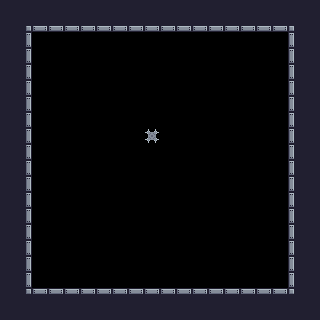

A level layout from a 2D game, rendered from its tile map. Below: a short description, then the map file with its tile-grid data intact:
An orthogonal 20x20 tile map with 16x16 px tiles, 1 tile layer (Tile Layer 1) and 26 objects (23x Attachable, Controllable, Pushable, Victory).

<map version="1.9" tiledversion="1.9.0" orientation="orthogonal" renderorder="right-down" width="20" height="20" tilewidth="16" tileheight="16" infinite="0" nextlayerid="4" nextobjectid="42">
 <tileset firstgid="1" source="../tilesets/default_tileset.tsx" />
 <layer id="1" name="Tile Layer 1" width="20" height="20">
  <data encoding="csv">
18,18,18,18,18,18,18,18,18,18,18,18,18,18,18,18,18,18,18,18,
18,4,34,34,34,34,34,34,34,34,34,34,34,34,34,34,34,34,5,18,
18,19,0,0,0,0,0,0,0,0,0,0,0,0,0,0,0,0,17,18,
18,19,0,0,0,0,0,0,0,0,0,0,0,0,0,0,0,0,17,18,
18,19,0,0,0,0,0,0,0,0,0,0,0,0,0,0,0,0,17,18,
18,19,0,0,0,0,0,0,0,0,0,0,0,0,0,0,0,0,17,18,
18,19,0,0,0,0,0,0,0,0,0,0,0,0,0,0,0,0,17,18,
18,19,0,0,0,0,0,0,0,0,0,0,0,0,0,0,0,0,17,18,
18,19,0,0,0,0,0,0,0,8,0,0,0,0,0,0,0,0,17,18,
18,19,0,0,0,0,0,0,0,0,0,0,0,0,0,0,0,0,17,18,
18,19,0,0,0,0,0,0,0,0,0,0,0,0,0,0,0,0,17,18,
18,19,0,0,0,0,0,0,0,0,0,0,0,0,0,0,0,0,17,18,
18,19,0,0,0,0,0,0,0,0,0,0,0,0,0,0,0,0,17,18,
18,19,0,0,0,0,0,0,0,0,0,0,0,0,0,0,0,0,17,18,
18,19,0,0,0,0,0,0,0,0,0,0,0,0,0,0,0,0,17,18,
18,19,0,0,0,0,0,0,0,0,0,0,0,0,0,0,0,0,17,18,
18,19,0,0,0,0,0,0,0,0,0,0,0,0,0,0,0,0,17,18,
18,19,0,0,0,0,0,0,0,0,0,0,0,0,0,0,0,0,17,18,
18,20,2,2,2,2,2,2,2,2,2,2,2,2,2,2,2,2,21,18,
18,18,18,18,18,18,18,18,18,18,18,18,18,18,18,18,18,18,18,18
</data>
 </layer>
 <objectgroup id="2" name="Object Layer 1" opacity="0.5">
  <object id="4" name="Controllable" gid="256" x="144" y="192" width="16" height="16">
   <properties>
    <property name="sprite" value="player" />
    <property name="type" value="controllable" />
   </properties>
  </object>
  <object id="10" name="Attachable" gid="255" x="160" y="192" width="16" height="16">
   <properties>
    <property name="sprite" value="attachable" />
    <property name="type" value="attachable" />
   </properties>
  </object>
  <object id="14" name="Pushable" gid="254" x="144" y="160" width="16" height="16">
   <properties>
    <property name="sprite" value="crate" />
    <property name="type" value="pushable" />
   </properties>
  </object>
  <object id="17" name="Victory" gid="253" x="144" y="128" width="16" height="16">
   <properties>
    <property name="sprite" value="cake" />
    <property name="type" value="victory" />
   </properties>
  </object>
  <object id="19" name="Attachable" gid="255" x="128" y="192" width="16" height="16">
   <properties>
    <property name="sprite" value="attachable" />
    <property name="type" value="attachable" />
   </properties>
  </object>
  <object id="20" name="Attachable" gid="255" x="112" y="192" width="16" height="16">
   <properties>
    <property name="sprite" value="attachable" />
    <property name="type" value="attachable" />
   </properties>
  </object>
  <object id="21" name="Attachable" gid="255" x="176" y="192" width="16" height="16">
   <properties>
    <property name="sprite" value="attachable" />
    <property name="type" value="attachable" />
   </properties>
  </object>
  <object id="22" name="Attachable" gid="255" x="192" y="192" width="16" height="16">
   <properties>
    <property name="sprite" value="attachable" />
    <property name="type" value="attachable" />
   </properties>
  </object>
  <object id="23" name="Attachable" gid="255" x="96" y="192" width="16" height="16">
   <properties>
    <property name="sprite" value="attachable" />
    <property name="type" value="attachable" />
   </properties>
  </object>
  <object id="24" name="Attachable" gid="255" x="96" y="176" width="16" height="16">
   <properties>
    <property name="sprite" value="attachable" />
    <property name="type" value="attachable" />
   </properties>
  </object>
  <object id="25" name="Attachable" gid="255" x="96" y="160" width="16" height="16">
   <properties>
    <property name="sprite" value="attachable" />
    <property name="type" value="attachable" />
   </properties>
  </object>
  <object id="26" name="Attachable" gid="255" x="96" y="144" width="16" height="16">
   <properties>
    <property name="sprite" value="attachable" />
    <property name="type" value="attachable" />
   </properties>
  </object>
  <object id="27" name="Attachable" gid="255" x="96" y="128" width="16" height="16">
   <properties>
    <property name="sprite" value="attachable" />
    <property name="type" value="attachable" />
   </properties>
  </object>
  <object id="28" name="Attachable" gid="255" x="96" y="112" width="16" height="16">
   <properties>
    <property name="sprite" value="attachable" />
    <property name="type" value="attachable" />
   </properties>
  </object>
  <object id="29" name="Attachable" gid="255" x="192" y="176" width="16" height="16">
   <properties>
    <property name="sprite" value="attachable" />
    <property name="type" value="attachable" />
   </properties>
  </object>
  <object id="30" name="Attachable" gid="255" x="192" y="160" width="16" height="16">
   <properties>
    <property name="sprite" value="attachable" />
    <property name="type" value="attachable" />
   </properties>
  </object>
  <object id="31" name="Attachable" gid="255" x="192" y="144" width="16" height="16">
   <properties>
    <property name="sprite" value="attachable" />
    <property name="type" value="attachable" />
   </properties>
  </object>
  <object id="32" name="Attachable" gid="255" x="192" y="128" width="16" height="16">
   <properties>
    <property name="sprite" value="attachable" />
    <property name="type" value="attachable" />
   </properties>
  </object>
  <object id="33" name="Attachable" gid="255" x="192" y="112" width="16" height="16">
   <properties>
    <property name="sprite" value="attachable" />
    <property name="type" value="attachable" />
   </properties>
  </object>
  <object id="34" name="Attachable" gid="255" x="128" y="96" width="16" height="16">
   <properties>
    <property name="sprite" value="attachable" />
    <property name="type" value="attachable" />
   </properties>
  </object>
  <object id="35" name="Attachable" gid="255" x="112" y="96" width="16" height="16">
   <properties>
    <property name="sprite" value="attachable" />
    <property name="type" value="attachable" />
   </properties>
  </object>
  <object id="36" name="Attachable" gid="255" x="96" y="96" width="16" height="16">
   <properties>
    <property name="sprite" value="attachable" />
    <property name="type" value="attachable" />
   </properties>
  </object>
  <object id="37" name="Attachable" gid="255" x="192" y="96" width="16" height="16">
   <properties>
    <property name="sprite" value="attachable" />
    <property name="type" value="attachable" />
   </properties>
  </object>
  <object id="38" name="Attachable" gid="255" x="176" y="96" width="16" height="16">
   <properties>
    <property name="sprite" value="attachable" />
    <property name="type" value="attachable" />
   </properties>
  </object>
  <object id="39" name="Attachable" gid="255" x="160" y="96" width="16" height="16">
   <properties>
    <property name="sprite" value="attachable" />
    <property name="type" value="attachable" />
   </properties>
  </object>
  <object id="40" name="Attachable" gid="255" x="144" y="96" width="16" height="16">
   <properties>
    <property name="sprite" value="attachable" />
    <property name="type" value="attachable" />
   </properties>
  </object>
 </objectgroup>
</map>
